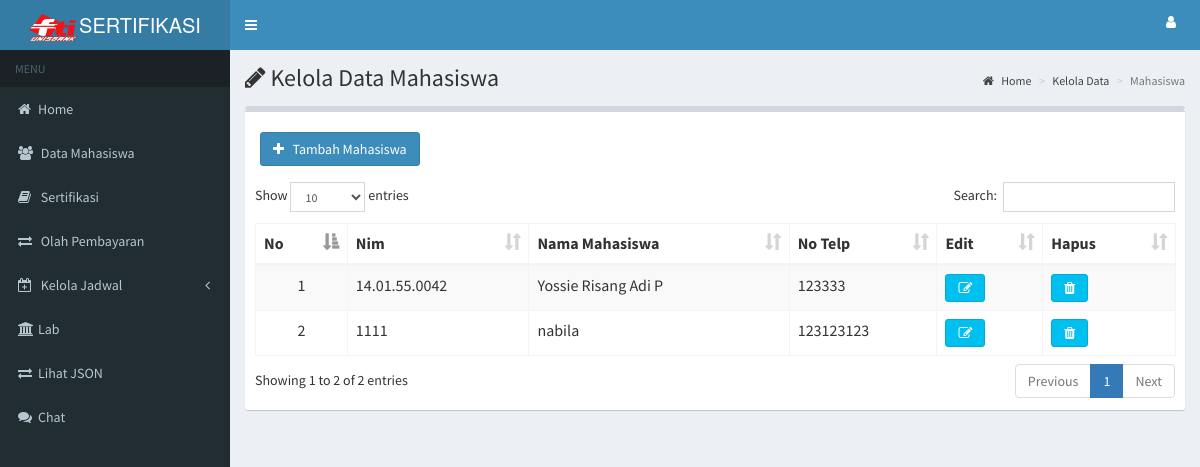
Screenshot of /index.php?page=mahasiswa (signed in) with the database file from the repository.
### tables this page shows
CREATE TABLE IF NOT EXISTS `tbmahasiswa` (
  `id_mahasiswa` int(10) NOT NULL auto_increment,
  `nim_mahasiswa` varchar(20) NOT NULL,
  `nama_mahasiswa` varchar(100) NOT NULL,
  `username` varchar(20) NOT NULL,
  `password` varchar(100) NOT NULL,
  `no_telp_mahasiswa` varchar(20) NOT NULL,
  `level` varchar(10) NOT NULL,
  PRIMARY KEY  (`id_mahasiswa`)
);

### page/mahasiswa.php (the view, shortened to what this page needs)
<?php
$view = $_GET['view'];
switch ($view){
default:
?>
<div class="content-wrapper">
    <section class="content-header">
      <h1>
        <i class="fa fa-pencil"></i> Kelola Data Mahasiswa
      </h1>
      <ol class="breadcrumb">
        <li><a href="#"><i class="fa fa-home"></i> Home</a></li>
        <li><a href="#">Kelola Data</a></li>
        <li class="active">Mahasiswa</li>
      </ol>
    </section>
    <section class="content">
      <div class="row">
        <div class="col-xs-12">
          <div class="box">
          <div class="box">
		  <br>
			<div class="col-xs-2">
				<a href="index.php?page=mahasiswa&view=add" class="btn btn-primary"><i class="fa fa-plus"></i> &nbsp; Tambah Mahasiswa</a>
			  </div>
			  <br>
			  <br>
            <div class="box-body">
              <table id="example2" class="table table-bordered table-striped">
                <thead>
                <tr>
                  <th>No</th>
				  <th>Nim</th>
                  <th>Nama Mahasiswa</th>
                  <th>No Telp</th>
                  <th>Edit</th>
				  <th>Hapus</th>
                </tr>
                </thead>
                <tbody>
<?php
$no=1;
$sql=mysql_query("select * from tbmahasiswa ");
while ($data= mysql_fetch_array($sql))
{
	echo"
		<tr>
			<td align='center'>$no</td>
			<td>$data[nim_mahasiswa]</td>
			<td>$data[nama_mahasiswa]</td>
			<td>$data[no_telp_mahasiswa]</td>
			<td><a href=index.php?page=mahasiswa&view=edit&id=$data[id_mahasiswa] class='btn btn-info'><i class=\"fa fa-edit\"></i></a></td>
			<td><a href=index.php?page=mahasiswa&view=hapus&id=$data[id_mahasiswa] class='btn btn-info' onclick=\"return confirm('Hapus Data Ini ?')\"><i class=\"fa fa-trash\"></i></a></td>
		</tr>
		";
		$no++;
}
?>
                </tbody>
              </table>
            </div>
          </div>
        </div>
      </div>
    </section>
  </div>
 <?php
	break;
?>
<?php
}
?>

### rows the page displays
tbmahasiswa: nim_mahasiswa "14.01.55.0042", nama_mahasiswa "Yossie Risang Adi P", no_telp_mahasiswa "123333"
tbmahasiswa: nim_mahasiswa "1111", nama_mahasiswa "nabila", no_telp_mahasiswa "123123123"
